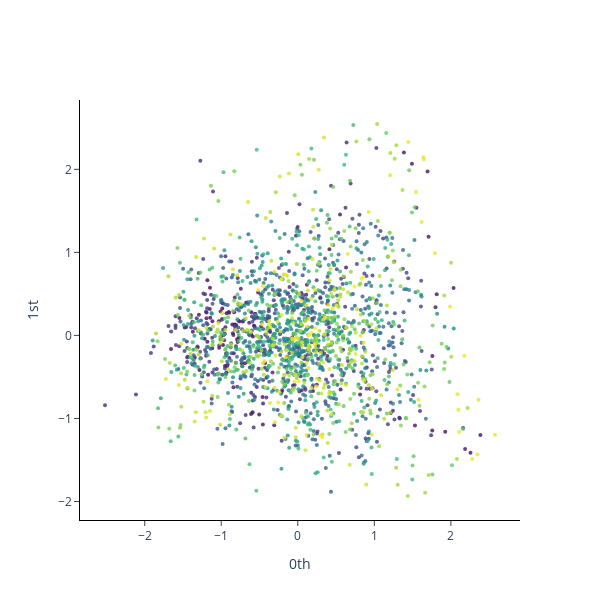

Here is the notebook cell this chart was saved with:
### Markdown cell above
#### FORMAS DE LOS DATOS

# 1: DATOS COMPLETOS 
# 2: DATOS MENORES QUE 1940
# 3: DATOS MAYORES QUE 1940

### Code cell
#1
print(f"Shape of embedded complete time series: {y_periodic_embedded.shape}")
#2
print(f"Shape of embedded time < 1940 time series: {y_periodic_embedded_p1.shape}")
#3
print(f"Shape of embedded time 1940 > series: {y_periodic_embedded_p2.shape}")
pca = PCA(n_components=2)
#DATOS COMPLETOS
y_periodic_embedded_pca = pca.fit_transform(y_periodic_embedded)
plot_point_cloud(y_periodic_embedded_pca)

### Figure 1 — Plotly figure (JSON) as saved in the notebook; plotly's stock layout.template omitted (floating-point values rounded to 4 significant figures; data arrays with more than 128 entries replaced by an {"elided": "..."} marker saying what was removed)
{"data": [{"marker": {"color": {"elided": "1791 int values"}, "colorscale": [[0, "#440154"], [0.1111, "#482878"], [0.2222, "#3e4989"], [0.3333, "#31688e"], [0.4444, "#26828e"], [0.5556, "#1f9e89"], [0.6667, "#35b779"], [0.7778, "#6ece58"], [0.8889, "#b5de2b"], [1, "#fde725"]], "opacity": 0.8, "size": 4}, "mode": "markers", "type": "scatter", "x": {"elided": "1791 float values"}, "y": {"elided": "1791 float values"}}], "layout": {"height": 600, "plot_bgcolor": "white", "width": 600, "xaxis": {"anchor": "x", "exponentformat": "e", "linecolor": "black", "linewidth": 1, "mirror": false, "showexponent": "all", "showline": true, "side": "bottom", "ticks": "outside", "title": {"text": "0th"}, "type": "linear", "zeroline": true}, "yaxis": {"anchor": "y", "exponentformat": "e", "linecolor": "black", "linewidth": 1, "mirror": false, "showexponent": "all", "showline": true, "side": "left", "ticks": "outside", "title": {"text": "1st"}, "type": "linear", "zeroline": true}}}
